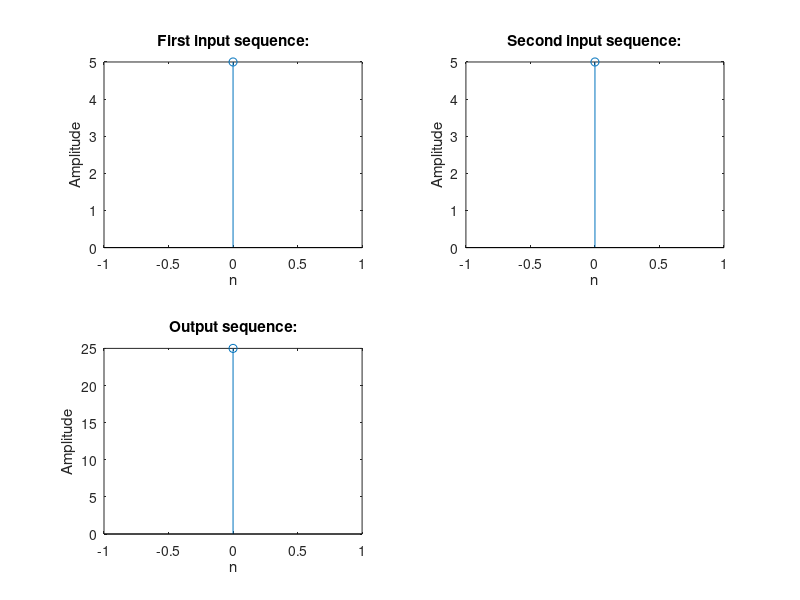

Here is the MATLAB script that generated this plot:
# Linear-
clc;

clear all;

close all;

x=input('Enter the first input sequence x(n)');

h=input('Enter the second input sequence h(n)');

n1=length(x);

n2=length(h);

n=n1+n2-1;

y=conv(x,h);

disp('Linear Convolution Output is:');

disp(y);

t1=0:n1-1;

subplot(2,2,1);

stem(t1,x);

xlabel('n');

ylabel('Amplitude');

title('First input sequence:');

t2=0:n2-1;

subplot(2,2,2);

stem(t2,h);

xlabel('n');

ylabel('Amplitude');

title('Second input sequence:');

t=0:1:n-1;

subplot(2,2,3);

stem(t,y);

xlabel('n');

ylabel('Amplitude');

title('Output sequence:');
